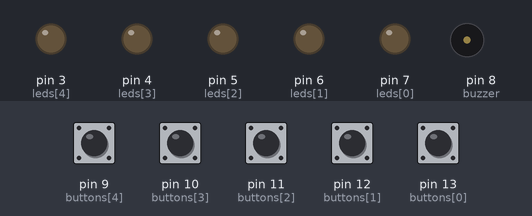
The sketch below on a simulated Arduino Uno, built with avr-gcc and run on an emulated ATmega328P. Parts: output pins drawn as LEDs (lit = HIGH), buzzer (waves = sounding). Inputs (shaded band) come from the test bench; at power-on: pin 9 (buttons[4]), pin 10 (buttons[3]), pin 11 (buttons[2]), pin 12 (buttons[1]), pin 13 (buttons[0]) LOW. Random numbers use the default seed unless the sketch sets one.

Above: at 2.3 s.
2.4 s: pin 9 (buttons[4]) pulled HIGH for 0.15 s
At 3.9 s:
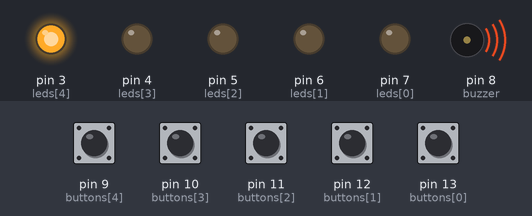
5.5 s: pin 10 (buttons[3]) pulled HIGH for 0.15 s
At 8.3 s:
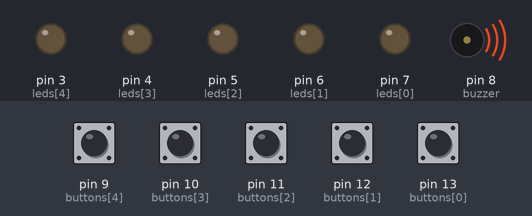
8.6 s: pin 9 (buttons[4]) driven HIGH and pin 10 (buttons[3]) driven HIGH
11.6 s: pin 9 (buttons[4]) driven LOW
At 12.0 s:
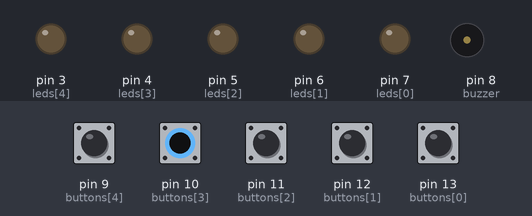
14.6 s: pin 9 (buttons[4]) driven HIGH
At 18.2 s:
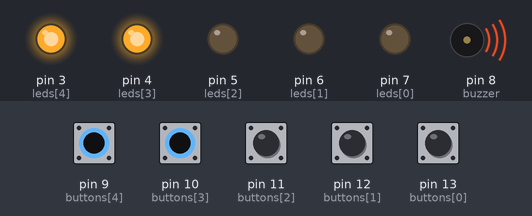
Timing chart, 0 to 18.6 s (numbered marks = the images above; inputs shaded):
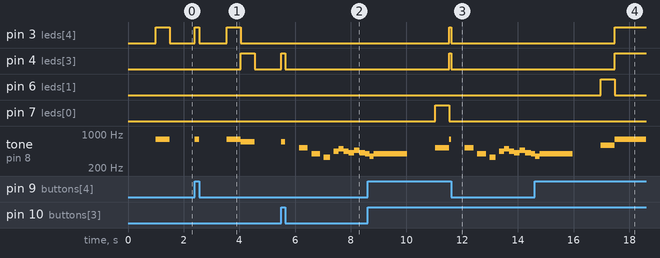

Measured:
- after the input at 2.4 s, pin 3 (leds[4]): LOW → HIGH at once, → LOW 0.15 s later, → HIGH 1.0 s later, → LOW 0.50 s later; pin 4 (leds[3]): LOW → HIGH after 1.7 s, → LOW 0.50 s later; tone on pin 8 (buzzer): plays 784 Hz for 0.15 s, 784 Hz for 0.50 s, 698 Hz for 0.50 s, starting at once
- after the input at 5.5 s, pin 4 (leds[3]): LOW → HIGH at once, → LOW 0.15 s later; tone on pin 8 (buzzer): plays 698 Hz for 0.15 s, 523 Hz for 0.31 s, 392 Hz for 0.31 s, 330 Hz for 0.22 s, 440 Hz for 0.18 s, 494 Hz for 0.18 s … (11 notes in this stretch), starting at once
- after the input at 8.6 s, pin 3 (leds[4]), pin 4 (leds[3]): LOW → HIGH after 2.9 s
- after the input at 11.6 s, pin 3 (leds[4]), pin 4 (leds[3]): HIGH → LOW at once; tone on pin 8 (buzzer): plays 523 Hz for 0.31 s, 392 Hz for 0.31 s, 330 Hz for 0.22 s, 440 Hz for 0.18 s, 494 Hz for 0.18 s, 440 Hz for 0.18 s … (10 notes in this stretch), starting at once
- after the input at 14.6 s, pin 3 (leds[4]): LOW → HIGH after 2.9 s

The sketch:

NewKeyboard.ino
```cpp
#include "Pitches.h"

// Number of keys on the keyboard
const int numKeys = 5;
// The buzzer's pin
const int buzzer = 8;
// Pins for each led
const int leds[] = {7, 6, 5, 4, 3};
// Pins for each button
const int buttons[] = {13, 12, 11, 10, 9};
// Notes to play for each key
const int notes[] = {NOTE_C5, NOTE_D5, NOTE_E5, NOTE_F5, NOTE_G5};
// Length of pattern to produce in game
const int patternLength = 8;
// Array to store pattern
int pattern[patternLength];

void setup()
{
  for (int i = 0; i < numKeys; i++) {
    pinMode(leds[i], OUTPUT);
    pinMode(buttons[i], INPUT);
  }
  Serial.begin(9600);

  // A5 is unused, so this randomizes the random number generator.
  randomSeed(analogRead(5));
}

void loop()
{
  resetBoard();
  delay(1000);
  game();

// Use free play mode to test whatever buttons you want.
// freePlay();
}

// Allows the user to play any key.
void freePlay()
{
  bool buttonPlayed = false;
  for (int i = 0; i < numKeys; i++) {
    if (digitalRead(buttons[i]) == HIGH) {
      Serial.println(i);
      buttonPlayed = true;
      tone(buzzer, notes[i]);
      digitalWrite(leds[i], HIGH);
      break;
    }
  }
  if (!buttonPlayed)
    noTone(buzzer);
    for (int i = 0; i < numKeys; i++) {
      digitalWrite(leds[i], LOW);
    }
}

// Generates a random pattern of notes
void generatePattern() {
  pattern[0] = random(numKeys);
  for (int i = 1; i < patternLength; i++) {
    int temp = random(numKeys);

    // Ensures that each note will be different from the previous.
    while (temp == pattern[i-1]) {
      temp = random(numKeys);
    }
    pattern[i] = temp;
  }
}

// Plays n notes of the ptatern on the keyboard
void playPattern(int n) {
  for (int i = 0; i < n; i++) {
    tone(buzzer, notes[pattern[i]]);
    digitalWrite(leds[pattern[i]], HIGH);
    delay(500);
    digitalWrite(leds[pattern[i]], LOW);
    noTone(buzzer);
  }
}

// Gets input from the player and checks if it matches the pattern.
bool getPlayerInput(int n) {
  int i = 0;              // Keeps track of the index of the pattern the player should play.
  int prevKey = -1;       // Index of previous key played by the player.
  int currKey = -1;       // Index of key the player is currently playing.
  bool isCorrect = true;  // Represents whether the player is playing the right notes.

  while (i < n) {
    currKey = -1;
    bool notePlayed = false;
    for (int j = 0; j < numKeys; j++) {
      if (digitalRead(buttons[j]) == HIGH) {
        currKey = j;
        notePlayed = true;
        tone(buzzer, notes[j]);
        digitalWrite(leds[currKey], HIGH);
      }
    }
    if (!notePlayed) {
      resetBoard();
      continue;
    }

    // Ignores inputs that are the same as the previous key or where no button is pressed.
    if (currKey != -1 && currKey != prevKey) {
      // Checks if the note played is correct.
      if (currKey != pattern[i]) {
        isCorrect = false;
        break;
      }
      i++;
    }
    prevKey = currKey;
  }

  // Continues playing the final note so it doesn't end abruptly.
  while (digitalRead(buttons[currKey]) == HIGH) {
    tone(buzzer, notes[currKey]);
    digitalWrite(leds[currKey], HIGH);
  }
  noTone(buzzer);
  digitalWrite(leds[currKey], LOW);

  return isCorrect;
}

// Resets all lights and the buzzer.
void resetBoard() {
  noTone(buzzer);
  for (int i = 0; i < numKeys; i++) {
    digitalWrite(leds[i], LOW);
  }
}

// Plays a key for some specified duration.
void playTone(int key, int duration) {
  tone(buzzer, key);
  delay(duration);
  noTone(buzzer);
}

// Plays the Super Mario Bros. level clear theme.
void gameWin() {
  for (int i = 0; i < numKeys; i++) {
    digitalWrite(leds[i], HIGH);
  }
  playTone(NOTE_G4, 139);
  playTone(NOTE_C5, 139);
  playTone(NOTE_E5, 139);
  playTone(NOTE_G4, 139);
  playTone(NOTE_C5, 139);
  playTone(NOTE_E5, 139);
  playTone(NOTE_G5, 417);
  playTone(NOTE_E5, 417);
  playTone(NOTE_GS4, 139);
  playTone(NOTE_CS5, 139);
  playTone(NOTE_F5, 139);
  playTone(NOTE_GS4, 139);
  playTone(NOTE_CS5, 139);
  playTone(NOTE_F5, 139);
  playTone(NOTE_GS5, 417);
  playTone(NOTE_F5, 417);
  playTone(NOTE_AS4, 139);
  playTone(NOTE_D5, 139);
  playTone(NOTE_F5, 139);
  playTone(NOTE_AS4, 139);
  playTone(NOTE_D5, 139);
  playTone(NOTE_F5, 139);
  playTone(NOTE_AS5, 417);
  playTone(NOTE_AS5, 313);
  playTone(NOTE_AS5, 104);
  playTone(NOTE_C6, 834);
}

// Plays the Super Mario Bros. level fail theme.
void gameLose() {
  playTone(NOTE_C5, 313);
  delay(130);
  playTone(NOTE_G4, 313);
  delay(130);
  playTone(NOTE_E4, 220);
  delay(130);
  playTone(NOTE_A4, 180);
  playTone(NOTE_B4, 180);
  playTone(NOTE_A4, 180);
  playTone(NOTE_GS4, 190);
  playTone(NOTE_AS4, 200);
  playTone(NOTE_GS4, 210);
  playTone(NOTE_G4, 150);
  playTone(NOTE_F4, 150);
  playTone(NOTE_G4, 1200);
}

// Controls the logic of the game.
void game() {
  generatePattern();
  bool gameLost = false;
  int n = 1;
  while (!gameLost && n <= patternLength) {
    playPattern(n);
    if (getPlayerInput(n) == false) {
      gameLost = true;
      resetBoard();
      delay(500);
      break;
    }
    resetBoard();
    delay(1000);
    n++;
  }
  if (gameLost) {
    gameLose();
  }
  else {
    gameWin();
  }
}
```

Pitches.h
```cpp
/*************************************************
   Public Constants
 *************************************************/

#define NOTE_B0 31
#define NOTE_C1 33
#define NOTE_CS1 35
#define NOTE_D1 37
#define NOTE_DS1 39
#define NOTE_E1 41
#define NOTE_F1 44
#define NOTE_FS1 46
#define NOTE_G1 49
#define NOTE_GS1 52
#define NOTE_A1 55
#define NOTE_AS1 58
#define NOTE_B1 62
#define NOTE_C2 65
#define NOTE_CS2 69
#define NOTE_D2 73
#define NOTE_DS2 78
#define NOTE_E2 82
#define NOTE_F2 87
#define NOTE_FS2 93
#define NOTE_G2 98
#define NOTE_GS2 104
#define NOTE_A2 110
#define NOTE_AS2 117
#define NOTE_B2 123
#define NOTE_C3 131
#define NOTE_CS3 139
#define NOTE_D3 147
#define NOTE_DS3 156
#define NOTE_E3 165
#define NOTE_F3 175
#define NOTE_FS3 185
#define NOTE_G3 196
#define NOTE_GS3 208
#define NOTE_A3 220
#define NOTE_AS3 233
#define NOTE_B3 247
#define NOTE_C4 262
#define NOTE_CS4 277
#define NOTE_D4 294
#define NOTE_DS4 311
#define NOTE_E4 330
#define NOTE_F4 349
#define NOTE_FS4 370
#define NOTE_G4 392
#define NOTE_GS4 415
#define NOTE_A4 440
#define NOTE_AS4 466
#define NOTE_B4 494
#define NOTE_C5 523
#define NOTE_CS5 554
#define NOTE_D5 587
#define NOTE_DS5 622
#define NOTE_E5 659
#define NOTE_F5 698
#define NOTE_FS5 740
#define NOTE_G5 784
#define NOTE_GS5 831
#define NOTE_A5 880
#define NOTE_AS5 932
#define NOTE_B5 988
#define NOTE_C6 1047
#define NOTE_CS6 1109
#define NOTE_D6 1175
#define NOTE_DS6 1245
#define NOTE_E6 1319
#define NOTE_F6 1397
#define NOTE_FS6 1480
#define NOTE_G6 1568
#define NOTE_GS6 1661
#define NOTE_A6 1760
#define NOTE_AS6 1865
#define NOTE_B6 1976
#define NOTE_C7 2093
#define NOTE_CS7 2217
#define NOTE_D7 2349
#define NOTE_DS7 2489
#define NOTE_E7 2637
#define NOTE_F7 2794
#define NOTE_FS7 2960
#define NOTE_G7 3136
#define NOTE_GS7 3322
#define NOTE_A7 3520
#define NOTE_AS7 3729
#define NOTE_B7 3951
#define NOTE_C8 4186
#define NOTE_CS8 4435
#define NOTE_D8 4699
#define NOTE_DS8 4978
```
